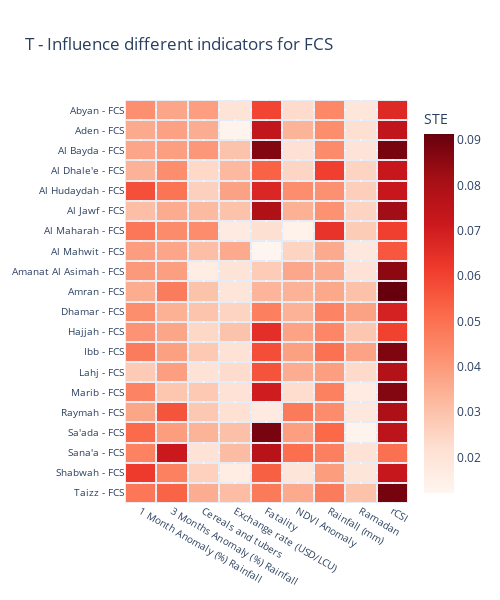

The notebook cell this image was saved under:
### Code cell
fig = go.Figure(data = go.Heatmap(z = T_fcs, x = T_fcs.columns, y = T_fcs.index, xgap = 2, ygap = 2, hoverinfo = "x+y+z", colorbar = {"title": "STE"},
                                  colorscale = "Reds", reversescale = False, hovertemplate = "<br><b>Indicator</b>: %{x}<br>" + 
                                  "<b>Indicator</b>: %{y}" + "<br><b>STE</b>: %{z:.3f}<br>", hoverlabel = dict(namelength = 0)))
fig.update_layout(width = 500, height = 600, yaxis = dict(autorange = "reversed", tickfont = dict(size = 10)), 
                  xaxis = dict(tickfont = dict(size = 10)))
fig.update_layout(title = dict(text = "T - Influence different indicators for FCS"))
fig.show()

### Figure 1 — Plotly figure (JSON) as saved in the notebook; plotly's stock layout.template omitted (floating-point values rounded to 4 significant figures; data arrays with more than 128 entries replaced by an {"elided": "..."} marker saying what was removed)
{"data": [{"colorbar": {"title": {"text": "STE"}}, "colorscale": [[0, "rgb(255,245,240)"], [0.125, "rgb(254,224,210)"], [0.25, "rgb(252,187,161)"], [0.375, "rgb(252,146,114)"], [0.5, "rgb(251,106,74)"], [0.625, "rgb(239,59,44)"], [0.75, "rgb(203,24,29)"], [0.875, "rgb(165,15,21)"], [1, "rgb(103,0,13)"]], "hoverinfo": "x+y+z", "hoverlabel": {"namelength": 0}, "hovertemplate": "<br><b>Indicator</b>: %{x}<br><b>Indicator</b>: %{y}<br><b>STE</b>: %{z:.3f}<br>", "reversescale": false, "type": "heatmap", "x": ["1 Month Anomaly (%) Rainfall", "3 Months Anomaly (%) Rainfall", "Cereals and tubers", "Exchange rate (USD/LCU)", "Fatality", "NDVI Anomaly", "Rainfall (mm)", "Ramadan", "rCSI"], "xgap": 2, "y": ["Abyan - FCS", "Aden - FCS", "Al Bayda - FCS", "Al Dhale'e - FCS", "Al Hudaydah - FCS", "Al Jawf - FCS", "Al Maharah - FCS", "Al Mahwit - FCS", "Amanat Al Asimah - FCS", "Amran - FCS", "Dhamar - FCS", "Hajjah - FCS", "Ibb - FCS", "Lahj - FCS", "Marib - FCS", "Raymah - FCS", "Sa'ada - FCS", "Sana'a - FCS", "Shabwah - FCS", "Taizz - FCS"], "ygap": 2, "z": {"elided": "20x9 float values"}}], "layout": {"height": 600, "title": {"text": "T - Influence different indicators for FCS"}, "width": 500, "xaxis": {"tickfont": {"size": 10}}, "yaxis": {"autorange": "reversed", "tickfont": {"size": 10}}}}
